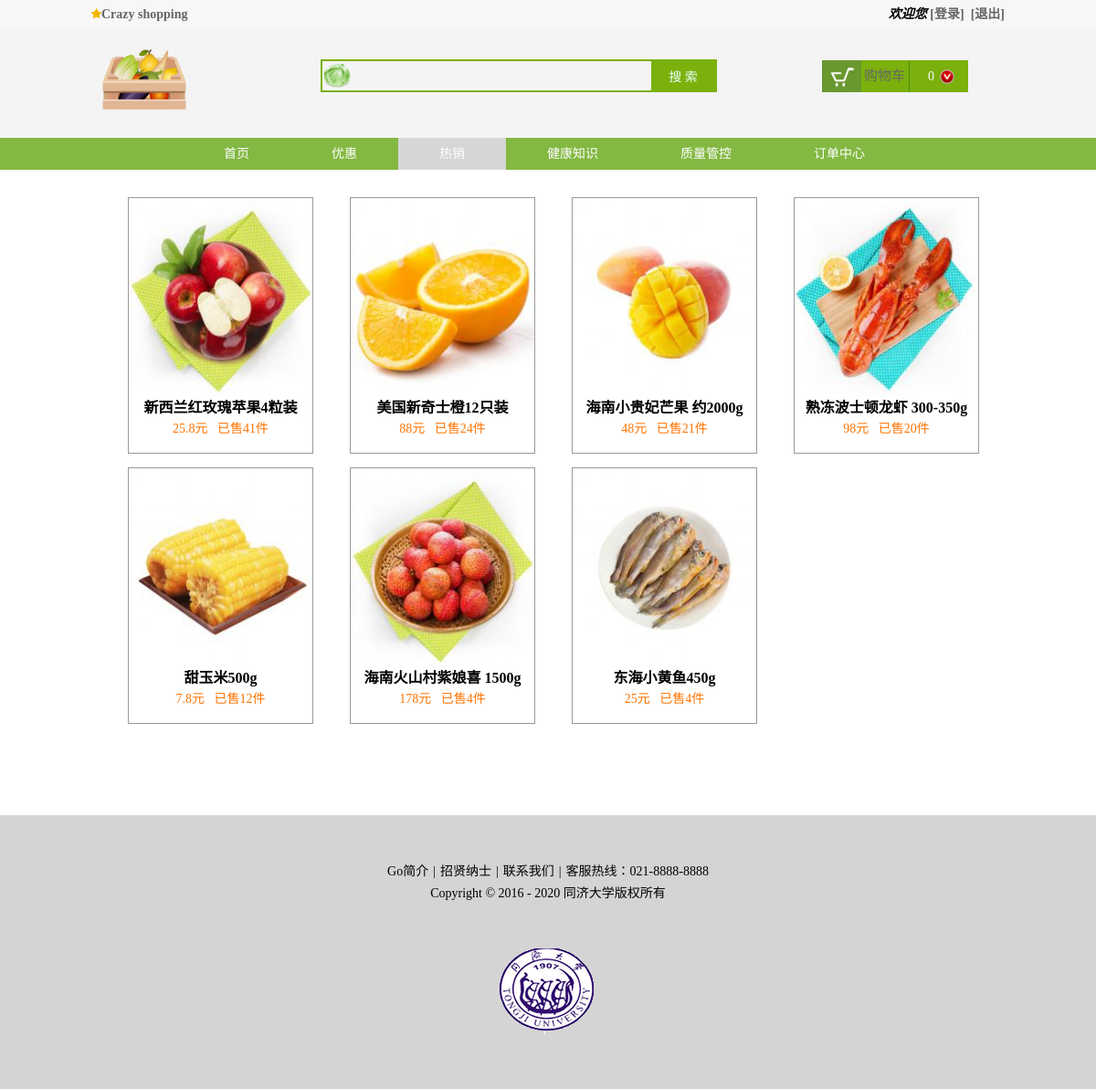
Screenshot of /GoShoppingWebsite/Index/hot.php with the database file from the repository.
### tables this page shows
CREATE TABLE `go_product` (
  `id` int(11) NOT NULL AUTO_INCREMENT,
  `pName` varchar(30) NOT NULL,
  `cId` int(11) NOT NULL,
  `pIndex` varchar(30) NOT NULL,
  `pNum` int(11) NOT NULL,
  `mPrice` double NOT NULL,
  `iPrice` double NOT NULL,
  `pDescription` longtext NOT NULL,
  `pImg` varchar(255) NOT NULL,
  `pTime` int(11) NOT NULL,
  `isShow` int(11) NOT NULL DEFAULT '1',
  `isHot` int(11) NOT NULL DEFAULT '0',
  PRIMARY KEY (`id`),
  UNIQUE KEY `id_UNIQUE` (`id`)
);

CREATE TABLE `go_album` (
  `id` int(11) NOT NULL AUTO_INCREMENT,
  `Pid` int(11) NOT NULL,
  `albumPath` varchar(45) NOT NULL,
  PRIMARY KEY (`id`),
  UNIQUE KEY `id_UNIQUE` (`id`)
);

### GoShoppingWebsite/Index/lib.php (called while the page is built, shortened)
<?php
function getUserName(){
    $userName = null;
    return $userName;
}
function getCartNum($link)
{
    $userName = getUserName();
    if ($userName == null)
        $cartRows = 0;
    else {
        $sql = "select * from go_cart where userName = '{$userName}' and isCommit = 0";
        $cartRows = getResultNum($link, $sql);
    }
    return $cartRows;
}

### GoShoppingWebsite/core/pro.inc.php (called while the page is built, shortened)
<?php
function getHotPro($link){
	$sql="select p.id,p.pName,p.pIndex,p.pNum,p.mPrice,p.iPrice,p.pDescription,p.pTime,p.isShow,p.isHot,c.name,p.cId from go_product as p join go_cate c on p.cId=c.id where p.pNum>0 and p.isHot>0 order by p.isHot DESC limit 8";
	$rows=fetchAll($link,$sql);
	return $rows;
}

### GoShoppingWebsite/lib/mysql.func.php (called while the page is built, shortened)
<?php
function fetchOne($link,$sql,$result_type=MYSQLI_ASSOC){
    $result = mysqli_query($link,$sql);
    $rows = mysqli_fetch_array($result,$result_type);
    return $rows;
}
function fetchAll($link,$sql,$result_type=MYSQLI_ASSOC){
    $rows = array();
    $result = mysqli_query($link,$sql);
    while($row=mysqli_fetch_array($result,$result_type)){
        $rows[]=$row;
    }
    return $rows;
}

### GoShoppingWebsite/core/album.inc.php (called while the page is built, shortened)
<?php
function getProImgById($link,$id){
	$sql="select albumPath from go_album where Pid={$id} ";
	$rows=fetchOne($link,$sql);
	return $rows;
}

### GoShoppingWebsite/Index/hot.php (the view, shortened to what this page needs)
<?php
$link = connect();
$cartRows = getCartNum($link);
?>
<!doctype html>
<html>
<head>
    <link href="style/reset.css" rel="stylesheet" type="text/css">
    <link href="style/main.css" rel="stylesheet" type="text/css">
</head>
<body>
<div class="headerBar">
    <div class="topBar">
        <div class="comWidth">
            <div class="leftArea">
                <B> <a href="index.php" class="collection"><img src="images/icon/collection.png">Crazy shopping</a></B>
            </div>
            <div class="rightArea">
                <B><em>欢迎您
                    </em></B>
                <B>
                    <?php
                    if(!(isset($_SESSION['userName'])||isset($_COOKIE['userName']))):
                        ?>
                        <a href="login.php">[登录]</a>
                        <?php
                    endif
                    ?>
                    &nbsp;<a href="doUserAction.php?act=logout">[退出]</a></B>
            </div>
        </div>
    </div>
    <div class="logoBar">
        <div class="comWidth">
            <div class="logo fl">
                <a href="index.php"><img src="images/icon/Fruits_Vegetable.png" alt="有机食品销售"></a>
            </div>
            <div class="search_box fl">
                <span class="search_glass fl" > </span>
                <form action="product.php" method="post">
                    <input type="text" name="product_name" class="search_text fl">
                    <input type="submit" value="搜 索" class="search_btn fr">
                </form>
            </div>
            <div class="shopCar fr">
                <span class="shopText fl"><a href="listCart.php">购物车</a></span>
                <span class="shopNum fl"><?php echo $cartRows; ?></span>
            </div>
        </div>
    </div>
    <div class="navBox">
        <div class="comWidth"  style="width:800px;">
            <ul class="nav fl">
                <li><a href="index.php">首页</a></li>
                <li><a href="discount.php">优惠</a></li>
                <li><a href="hot.php" class="active">热销</a></li>
                <li><a href="health.php">健康知识</a></li>
                <li><a href="quality.php">质量管控</a></li>
                <li><a href="listOrder.php">订单中心</a></li>
            </ul>
        </div>
    </div>
</div>
<div class="shopList comWidth clearfix">
    <div class="leftArea2" style="width:1000px;overflow:visible;height:auto;border:none;">
        <div class="shopList_top clearfix">
            <?php
            $pros = getHotPro($link);
            if(($pros&&is_array($pros))):
                foreach($pros as $pro):
                    $proImg = getProImgById($link,$pro["id"]);
                    ?>
                    <div class="shop_item" style="margin-left: 40px;margin-top:15px;border:#999 solid 1px;">
                        <div class="shop_img">
                            <a href="goodsDetail.php?id=<?php echo $pro['id'];?>"><img height="200" width="187" src="../image_220/<?php echo $proImg["albumPath"]?>" alt=""></a>
                        </div>
                        <h3><?php echo $pro['pName'];?></h3>
                        <p><?php echo $pro['iPrice'];?>元&nbsp;&nbsp;&nbsp;已售<?php echo $pro['isHot'];?>件</p>
                    </div>
                    <?php
                        endforeach;
                        endif;
                    ?>
        </div>
    </div>
</div>
<div class="footer" style="margin-top:100px;">
    <p><a href="#">Go简介</a><i>|</i><a href="#">招贤纳士</a><i>|</i><a href="#">联系我们</a><i>|</i>客服热线：021-8888-8888</p>
    <p>Copyright &copy; 2016 - 2020 同济大学版权所有</p>
    <p class="weblogo">
        <br/> <br/>
        <a href="#"><img src="images/banner/weblogo.png" alt="logo"></a>&nbsp;
    </p>
</div>
</body>
</html>

### GoShoppingWebsite/Index/style/main.css (style rules this page uses)
.comWidth { width: 1000px; margin-left: auto; margin-right: auto; }
.leftArea { float:left; }
.rightArea { float:right; }
.leftArea2 { float:left; }
.topBar { height: 35px; background-color: #DBE1E6; line-height: 31px; font-family: "LiSu"; }
.logoBar { height:120px; background-color:#F4F4F4; }
.logo { padding-left: 10px; padding-top: 8px; }
.search_box { width: 430px; margin-top:34px; margin-left:145px; border: 2px solid #7BB00D; }
.search_glass { width: 40px;height: 32px;background: url(../images/icon/Cabbage.png) 0px center no-repeat; }
.search_text { width: 300px; height: 32px; padding: 0 1px; }
.search_btn { width: 70px;height: 32px; font-size: 14px; font-family: "Microsoft YaHei","微软雅黑"; background-color: #7BB00D;color:#EAFFFF; }
.shopCar { width: 160px;height: 35px;background-color: #7BB00D; margin-top: 35px; margin-right: 40px; }
.shopText { font-size: 15px;font-family: "Microsoft YaHei","微软雅黑";line-height: 35px; color: #FFF; height:100%;width: 94px;border-right:#7BB00D solid 1px; background: url(../images/icon/shopCar.png) 0px center no-repeat; text-indent: 46px; }
.shopNum { width: 27px;height: 35px;border-left: #458B00 solid 1px; font: 14px/35px "Microsoft YaHei","微软雅黑";color: #FFF; background: url(../images/icon/xiala.png) 33px center no-repeat; text-align: right;padding-right: 29px; }
.navBox { height: 35px;background-color:#83B842; color: #FFF; }
.nav,.shopClass { font-family: "Microsoft YaHei","微软雅黑"; }
.nav { line-height: 35px; }
.nav li { float: left; }
.nav a { height: 35px;display: inline-block;padding:0 45px 0 45px; color:#FFF; }
.nav .active { background-color: #D6D6D6; }
.shopList { margin-top: 15px; }
.shopList .leftArea2 { width: 806px;border:#999 solid 1px; border-bottom: #FF7201 solid 3px; height: 396px;overflow: hidden; }
.shopList_top, .shopList_sm { margin-right:-4px; }
.shop_item { width: 201px;border-right:#999 solid 1px;height: 279px;border-bottom:#999 solid 1px; text-align: center;font-family:"Microsoft YaHei","微软雅黑";float: left; }
.shop_item h3 { font-size: 16px; }
.shop_item p { font-size: 14px;color: #FF7300;line-height: 21px; }
.shop_img { height: 218px; }
.shop_img img { width: 100%;height: 218px;display: block; }
.topBar { height:31px; background-color:#F7F7F7; line-height:31px; }
.footer { margin-top: 1200px;height: 200px; text-align: center;background-color: #D4D4D4;line-height: 24px; padding: 50px 0; }
.footer i { font-style: normal;margin: 0 5px; }
.footer a { color: #000; }

### rows the page displays
go_product: go_album.albumPath (picture), pName "新西兰红玫瑰苹果4粒装", iPrice "25.8", isHot "41"
go_product: go_album.albumPath (picture), pName "美国新奇士橙12只装", iPrice "88", isHot "24"
go_product: go_album.albumPath (picture), pName "海南小贵妃芒果 约2000g", iPrice "48", isHot "21"
go_product: go_album.albumPath (picture), pName "熟冻波士顿龙虾 300-350g", iPrice "98", isHot "20"
go_product: go_album.albumPath (picture), pName "甜玉米500g", iPrice "7.8", isHot "12"
go_product: go_album.albumPath (picture), pName "海南火山村紫娘喜 1500g", iPrice "178", isHot "4"
go_product: go_album.albumPath (picture), pName "东海小黄鱼450g", iPrice "25", isHot "4"

### other values shown
$cartRows "0"
